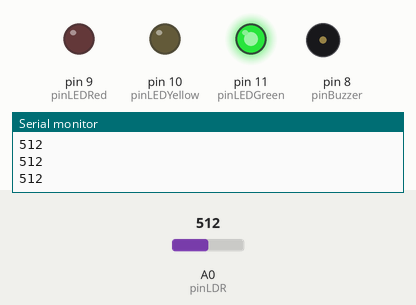
The sketch below on a simulated Arduino Uno, built with avr-gcc and run on an emulated ATmega328P. Shown: output pins drawn as LEDs (lit = HIGH), buzzer (waves = sounding), the last lines printed to the serial monitor. The test bench sets the inputs (shaded band); at power-on: A0 (pinLDR) = 512.

Above: at 1.2 s.
1.3 s: A0 (pinLDR) set to 890
2.8 s: A0 (pinLDR) set to 909
At 3.8 s:
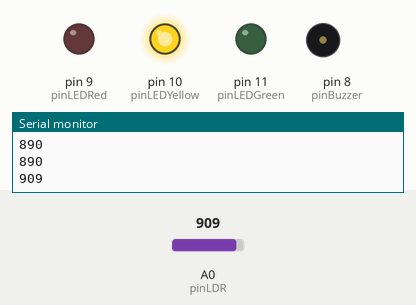
At 7.0 s:
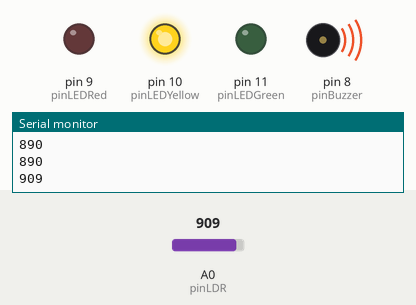
7.3 s: A0 (pinLDR) set to 956
10.3 s: A0 (pinLDR) set to 980
13.3 s: A0 (pinLDR) set to 716
At 14.81 s:
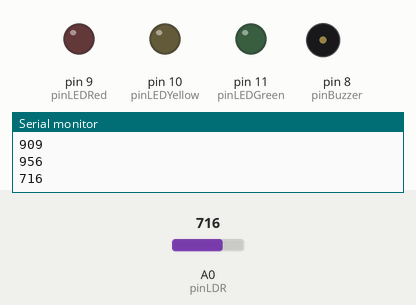
16.3 s: A0 (pinLDR) set to 900
At 17.2 s:
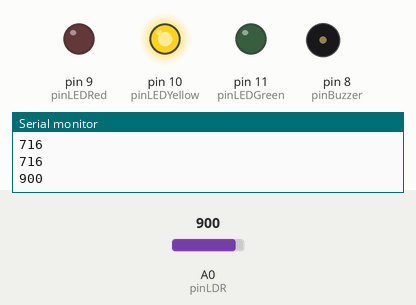
Timing chart, 0 to 18.8 s (numbered marks = the images above; inputs shaded):
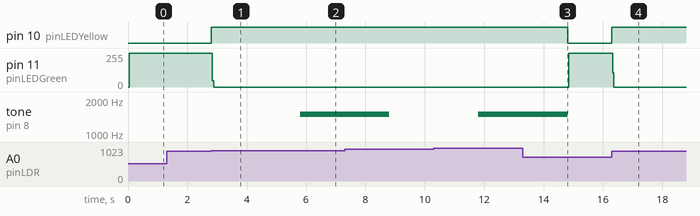

Measured:
- the behaviour switches between 899 and 900 on A0 (pinLDR) (found by bisection; images 0 and 1)
- after the input at 2.8 s, pin 10 (pinLEDYellow): LOW → HIGH at once; pin 11 (pinLEDGreen): 254/255 → 0/255 at once; tone on pin 8 (pinBuzzer): silent → 1500 Hz after 3.0 s
- after the input at 13.3 s, pin 9 (pinLEDRed): stays LOW (without the input it goes to HIGH after 1.5 s); pin 11 (pinLEDGreen): 0/255 → 254/255 after 1.5 s; tone on pin 8 (pinBuzzer): 1500 Hz → silent after 1.5 s
- after the input at 16.3 s, pin 10 (pinLEDYellow): LOW → HIGH at once; pin 11 (pinLEDGreen): 254/255 → 0/255 at once

The sketch:

code.ino
```cpp
int valueLDR;
int pinLDR = A0;

int pinLEDGreen = 11;
int pinLEDYellow = 10;
int pinLEDRed = 9;

int pinBuzzer = 8;

void setup() {
  pinMode(pinLDR, INPUT);
  pinMode(pinLEDGreen, OUTPUT);
  pinMode(pinLEDYellow, OUTPUT);
  pinMode(pinLEDRed, OUTPUT);
  pinMode(pinBuzzer, OUTPUT);

  Serial.begin(9600);
}

void loop() {
  valueLDR = analogRead(pinLDR);

  Serial.println(valueLDR);

  digitalWrite(pinLEDGreen, LOW);
  digitalWrite(pinLEDYellow, LOW);
  digitalWrite(pinLEDRed, LOW);

  if (valueLDR < 900) {
    digitalWrite(pinLEDGreen, HIGH);

    noTone(pinBuzzer);
  }
  else if (valueLDR < 970) {
    digitalWrite(pinLEDYellow, HIGH);

    noTone(pinBuzzer);
    delay(3000);
    tone(pinBuzzer, 1500);
    delay(3000);
  }
  else {
    digitalWrite(pinLEDRed, HIGH);

    tone(pinBuzzer, 1500);
  }
}
```
